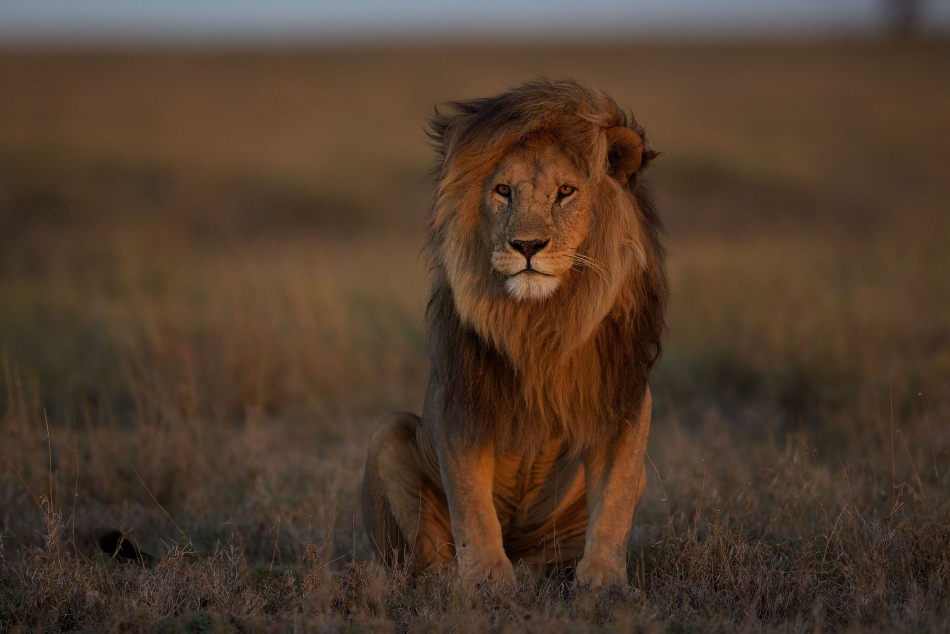
#> input picture Lab_practices/Lab_14/DNN/input/image_1.jpg, 1900 x 1267 px (shown at 1/2 size)
$ jupyter execute --allow-errors 'DNN_classification .ipynb'
#> lines starting #> are read from the running program, lines starting #| are printed output that depends on the picture
## **Clasificación de imágenes**

Modelo de red neuronal profunda
- DensNet121
- Caffe Framework
- Tarea de Clasificación

[cell 1]
# Librerias utilizadas
import cv2
import numpy as np

**Leer las imagens de ImageNet**

[cell 2]
# Leer los nombres de las clases de ImageNet
with open ('input/classification_classes_ILSVRC2012.txt', 'r') as f:
#> (reads Lab_practices/Lab_14/DNN/input/classification_classes_ILSVRC2012.txt from the repository)
    image_net_names = f.read().split('\n')

# Nombres de clase finales (sólo la primera palabra de los muchos nombres de ImageNet para una imagen)
class_names = [name.split(',')[0] for name in image_net_names]

#> (a cell that did not finish here is left out)

**Leer la imagen y prepararla para la entrada del modelo**

[cell 4]
# Cargar la imagen desde el disco
image = cv2.imread('input/image_1.jpg')
#> image is the input picture: shape (1267, 1900, 3); mean B, G, R 44.6, 60.4, 80.4
image = cv2.resize(image, (900, 700))
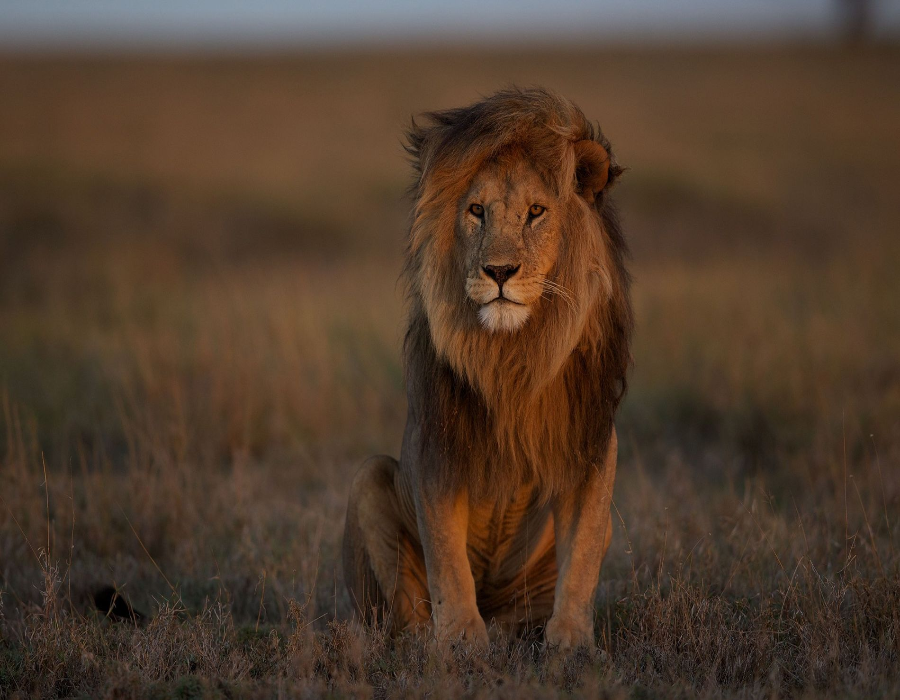
#> image: shape (700, 900, 3); mean B, G, R 44.4, 60.3, 80.3

# Normalizar la imagen
# scalefactor: escala de la imagen, size: tamaño de la imagen, mean: media de la imagen y swapRB: si se cambia el orden de los canales de la imagen
# blobFromImage: crea un blob de la imagen
blob = cv2.dnn.blobFromImage(image=image, scalefactor=0.01, size=(224, 224), mean=(104, 117, 123))
